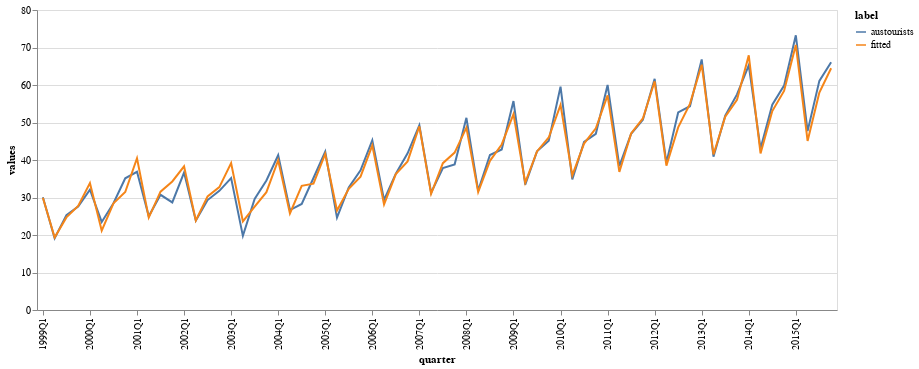

The cell this chart's notebook holds for it:
### Markdown cell above
Now we can plot the data.

### Code cell
(
    alt.Chart(
        austourists.join(aust_ets.fittedvalues.rename("fitted"))
        .stack()
        .reset_index(name="values")
        .rename(columns={"level_0": "quarter", "level_1": "label"})
        .assign(quarter=lambda df: df.quarter.apply(str))
    )
    .mark_line()
    .encode(
        x=alt.X("quarter:O", axis=alt.Axis(values=_aust.quarter.values[::4])),
        y="values:Q",
        color="label",
    )
    .properties(width=800)
)

### Figure 1 — Vega-Lite specification as saved in the notebook (floating-point values rounded to 4 significant figures; data arrays with more than 128 entries replaced by an {"elided": "..."} marker saying what was removed)
{"config": {"view": {"continuousWidth": 400, "continuousHeight": 300}}, "data": {"name": "data-9d944c48341589a68a6b05f322196f5d"}, "mark": "line", "encoding": {"color": {"type": "nominal", "field": "label"}, "x": {"type": "ordinal", "axis": {"values": ["1999Q1", "2000Q1", "2001Q1", "2002Q1", "2003Q1", "2004Q1", "2005Q1", "2006Q1", "2007Q1", "2008Q1", "2009Q1", "2010Q1", "2011Q1", "2012Q1", "2013Q1", "2014Q1", "2015Q1"]}, "field": "quarter"}, "y": {"type": "quantitative", "field": "values"}}, "width": 800, "$schema": "https://vega.github.io/schema/vega-lite/v4.8.1.json", "datasets": {"data-9d944c48341589a68a6b05f322196f5d": {"elided": "136 records"}}}
